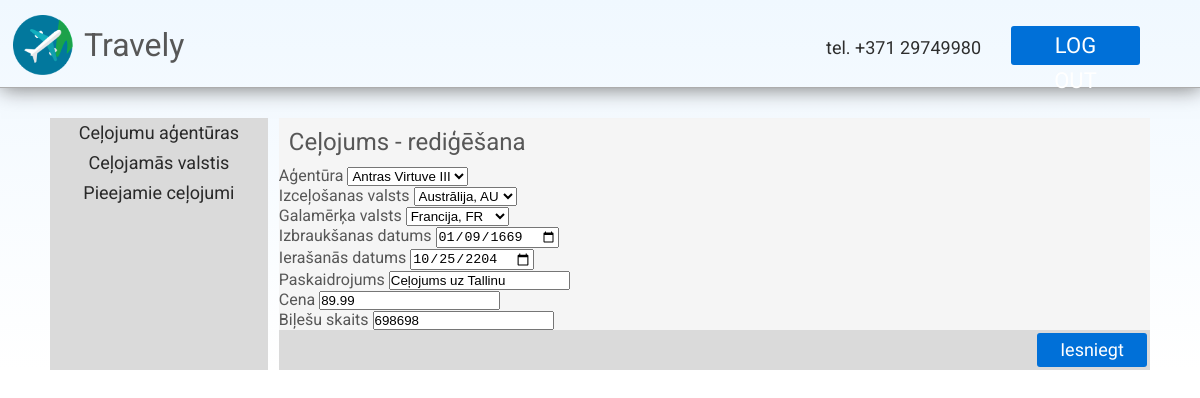
Page /admin/edit/trip/2 (signed in) on the committed database.
### models.py (models this page shows, shortened)
class Trip(db.Model):
    id = db.Column(db.Integer, primary_key=True)
    agency_id = db.Column(db.Integer, db.ForeignKey("agency.id"))
    country_from = db.Column(db.Integer)
    country_to = db.Column(db.Integer)
    date_from = db.Column(db.Date)
    date_to = db.Column(db.Date)
    description = db.Column(db.String(280))
    cost = db.Column(db.Float)
    ticket_amount = db.Column(db.Integer)
    views = db.Column(db.Integer)
    img_file = db.Column(db.String(20), nullable=False, default='default.jpg')

### main.py (the view, shortened to what this page needs)
@app.route('/admin/edit/trip/<int:id>', methods=['GET', 'POST'])
def admin_edit_trip(id):
    if is_user_logged() and is_user_admin():
        edit_trip = Trip.query.filter_by(id=id).first()
        agencies = SelectField('Aģentūra', choices=Agency.query.all(), validators=[DataRequired()], default=Agency.query.filter_by(id=edit_trip.agency_id).first())
        country_from = SelectField('Izceļošanas valsts', choices=Country.query.all(), validators=[DataRequired()], default = Country.query.filter_by(id=edit_trip.country_from).first())
        country_to = SelectField('Galamērķa valsts', choices=Country.query.all(), validators=[DataRequired()], default=Country.query.filter_by(id=edit_trip.country_to).first())
        setattr(AddTripForm, 'agency', agencies)
        setattr(AddTripForm, 'country_from', country_from)
        setattr(AddTripForm, 'country_to', country_to)
        form = AddTripForm()
        return render_template("templates/edit_trip.html", id=id, form=form, trip=edit_trip)
    else:
        redirect(url_for("login"))

### forms.py
class AddTripForm(FlaskForm):
    agencies = Agency.query.all()
    countries = Country.query.all()
    agency = SelectField('Aģentūra', choices = agencies, validators=[DataRequired()])
    country_from = SelectField('Atiešanas valsts:', choices = countries, validators=[DataRequired()])
    country_to = SelectField('Galamērķa valsts:', choices = countries, validators=[DataRequired()])
    date_from = DateField('Izbraukšanas datums', validators=[DataRequired()])
    date_to = DateField('Ierašanās datums', validators=[DataRequired()])
    description = StringField('Paskaidrojums', validators=[DataRequired()])
    cost = FloatField('Cena', validators=[DataRequired()])
    ticket_amount = IntegerField('Biļešu skaits', validators=[DataRequired()])
    photo = FileField('Pievieno bildi', validators=[FileAllowed(['jpg', 'png'])])

### main.py (called while the page is built)
def is_user_logged():
    return True if session['user'] != None else False

def is_user_admin():
    return True if User.query.filter_by(id=session['user']).first().role_id != 0 else False

### models.py (called while the page is built)
    def __repr__(self):
        return self.name

    def __repr__(self):
        return f'{self.country}, {self.abbreviation}'

### templates/templates/edit_trip.html (shortened to what this page needs)
{% extends "admin.html" %}
{% block title %}
    <div id="ap-selector">
        <div id="ap-selector-list">
            <ul class="nav-ul">
                <a href="/admin/agencies"><li class="selector">Ceļojumu aģentūras</li></a>
                <a href="/admin/countries"><li class="selector">Ceļojamās valstis</li></a>
                <a href="/admin/trips"><li class="selector">Pieejamie ceļojumi</li></a>
            </ul>
        </div>
        <div id="ap-selector-display">
            <h2 class="subtitle">Ceļojums - rediģēšana</h2>
            <form method="POST" action="{{ url_for('admin_edit_trip', id=id) }}">
                {{ form.agency.label }}
                {{ form.agency }}
                <br/>
                {{ form.country_from.label }}
                {{ form.country_from }}
                <br/>
                {{ form.country_to.label }}
                {{ form.country_to }}
                <br/>
                {{ form.date_from.label }}
                {{ form.date_from(value=trip.date_from) }}
                <br/>
                {{ form.date_to.label }}
                {{ form.date_to(value=trip.date_to) }}
                <br/>
                {{ form.description.label}}
                {{ form.description(value=trip.description) }}
                <br/>
                {{ form.cost.label}}
                {{ form.cost(value=trip.cost) }}
                <br/>
                {{ form.ticket_amount.label}}
                {{ form.ticket_amount(value=trip.ticket_amount) }}
                <div id="ap-selector-footer">
                    <input class="ap-list-submit" type="submit" value="Iesniegt" />
                </div>
            </form>
        </div>
    </div>
{% endblock %}

### static/css/stylesheet.css (style rules this page uses)
* { margin:0; padding:0; }
body { font-family: 'Roboto', sans-serif; color:#575757; background-image: linear-gradient(aliceblue, white); background-repeat: no-repeat; }
h2 { font-weight: 400; }
a { text-decoration: none; }
.subtitle { margin: 10px; }
#ap-selector { display: flex; flex-direction: row; margin-top:30px; margin-left:50px; margin-right:50px; width: auto; }
#ap-selector-list { display: flex; flex-direction: column; width: 20%; background-color: #dadada; }
#ap-selector-display { width: 80%; margin-left: 1%; background-color: whitesmoke; }
.nav-ul { padding: 0; margin: 0; list-style: none; }
.nav-ul li { text-align: center; font-weight: 400; font-size: 18px; height: 30px; line-height: 30px; background-color: #dadada; color:#292929; }
.ap-list-submit { background-color:#0070D8; border-radius: 3px; color: white; margin-top: auto; margin-bottom: auto; margin-left: auto; margin-right: 3px; height:34px; width:110px; border: none; font-family: Thasadith; font-weight: normal !important; font-size: 18px; font-weight: 500; text-align: center; line-height: 30px; cursor: pointer; }
#ap-selector-footer { height: 40px; background-color: #dadada; display:flex; }

### rows in the picture
Trip: agency "Antras Virtuve III", country_from "Austrālija, AU", country_to "Francija, FR", date_from "01/09/1669", date_to "10/25/2204", description "Ceļojums uz Tallinu", cost "89.99", ticket_amount "698698"
